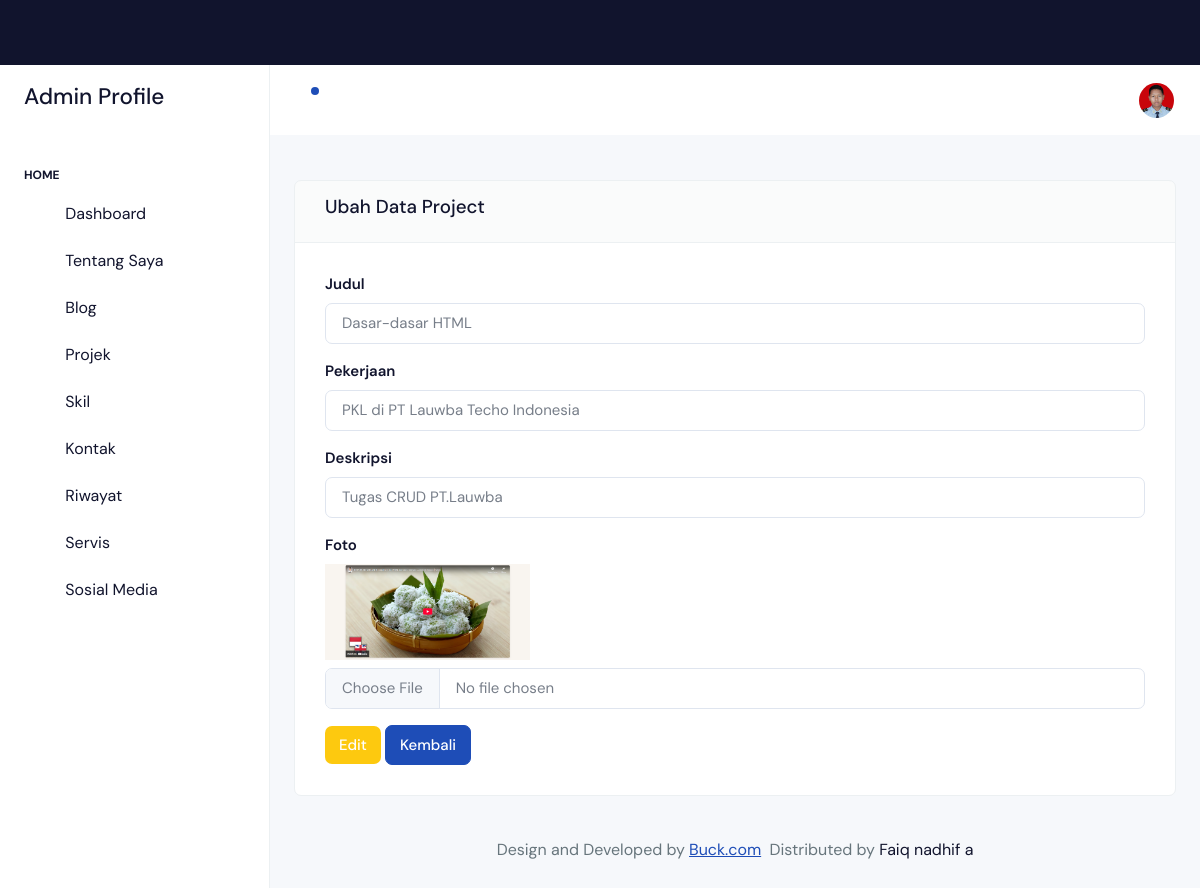
Page /backend/pages/project/edit.php?id=21 (signed in) on the committed database.
### tables this page shows
CREATE TABLE `abouts` (
  `id` bigint NOT NULL,
  `name` varchar(255) NOT NULL,
  `address` text NOT NULL,
  `born` date NOT NULL,
  `email` varchar(255) NOT NULL,
  `total_project` int NOT NULL,
  `image` text NOT NULL,
  `zip_code` int NOT NULL,
  `phone` varchar(255) NOT NULL,
  `work` varchar(255) NOT NULL
);

CREATE TABLE `projects` (
  `id` int NOT NULL,
  `image` varchar(255) NOT NULL,
  `title` varchar(255) NOT NULL,
  `job` varchar(255) NOT NULL,
  `description` text NOT NULL
);

### config/escapeString.php (called while the page is built)
<?php
if (!function_exists('escapeString')) {
    function escapeString($string)
    {
        global $connect;
        return mysqli_real_escape_string($connect, $string);
    }
}

### backend/actions/project/show.php (called while the page is built, shortened)
<?php
include '../../app.php';
$id = escapeString($_GET['id']);
$qSelect = "SELECT * FROM projects WHERE id = '$id'";
$result = mysqli_query($connect, $qSelect) or die(mysqli_error($connect));
$project = mysqli_fetch_object($result);

### backend/pages/project/edit.php (the view, shortened to what this page needs)
<?php
include '../../partials/header.php';
include '../../partials/sidebar.php';
include '../../partials/navbar.php';
?>
<div class="row">
    <div class="col-12">
        <div class="card">
            <div class="card-header">
                <h5>Ubah Data Project</h5>
            </div>
            <div class="card-body">
                <?php
                include '../../actions/project/show.php';
                ?>
                <form action="../../actions/project/update.php" method="POST" enctype="multipart/form-data">
                    <div class="mb-3">
                        <label for="titleInput" class="form-label">Judul</label>
                        <input type="text" name="title" class="form-control" id="titleInput" placeholder="Masukan Judul..." required value="<?= $project->title ?>">
                    </div>
                    <div class="mb-3">
                        <label for="jobInput" class="form-label">Pekerjaan</label>
                        <input type="text" name="job" class="form-control" id="jobInput" placeholder="Masukan Pekerjaan Sekarang..." required value="<?= $project->job ?>">
                    </div>
                    <div class="mb-3">
                        <label for="descriptionInput" class="form-label">Deskripsi</label>
                        <input type="text" name="description" class="form-control" id="descriptionInput" placeholder="Masukan Deskripsi Sekarang..." required value="<?= $project->description ?>">
                    </div>
                    <div class="mb-3">
                        <label for="imageInput" class="form-label">Foto</label><br>
                        <img class="w-25 mb-2" src="../../../storages/project/<?= $project->image ?>" alt="">
                        <input type="file" name="image" class="form-control" id="imageInput">
                    </div>
                    <button type="submit" class="btn btn-warning" name="tombol" name="tombol" style="color: white; border: none;">Edit</button>
                    <a href="./index.php" class="btn btn-primary">Kembali</a>
                </form>
            </div>
        </div>
    </div>
</div>
<?php
include '../../partials/footer.php';
include '../../partials/script.php';
?>

### backend/partials/navbar.php (shortened to what this page needs)
<div class="body-wrapper">
    <header class="app-header">
        <nav class="navbar navbar-expand-lg navbar-light">
            <ul class="navbar-nav">
                <li class="nav-item dropdown">
                    <a class="nav-link " href="javascript:void(0)" id="drop1" data-bs-toggle="dropdown" aria-expanded="false">
                        <i class="ti ti-bell"></i>
                        <div class="notification bg-primary rounded-circle"></div>
                    </a>
                </li>
            </ul>
            <div class="navbar-collapse justify-content-end px-0" id="navbarNav">
                <ul class="navbar-nav flex-row ms-auto align-items-center justify-content-end">
                    <li class="nav-item dropdown">
                        <?php
                        require_once(__DIR__ . '/../../config/connection.php');
                        $qAbout = "SELECT * FROM abouts LIMIT 1";
                        $about = mysqli_query($connect, $qAbout) or die(mysqli_error($connect));
                        $dataAbout = mysqli_fetch_assoc($about);
                        ?>
                        <a class="nav-link " href="javascript:void(0)" id="drop2" data-bs-toggle="dropdown"
                            aria-expanded="false">
                            <img src="../../../storages/about/<?= $dataAbout['image'] ?>" alt="" width="35" height="35" class="rounded-circle">
                        </a>
                    </li>
                </ul>
            </div>
        </nav>
    </header>
    <div class="body-wrapper-inner">
        <div class="container-fluid">

### rows in the picture
abouts: image (picture)
projects: title "Dasar-dasar HTML", job "PKL di PT Lauwba Techo Indonesia", description "Tugas CRUD PT.Lauwba", image (picture)
